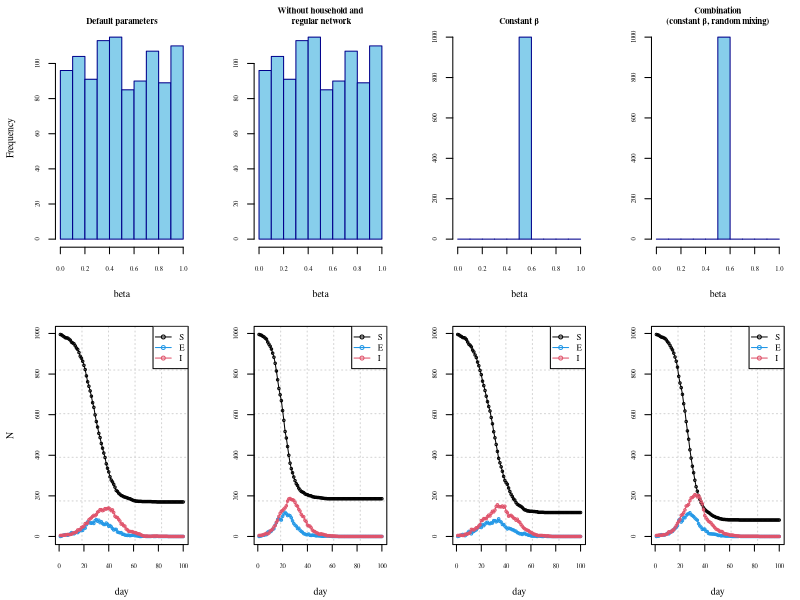

Write R code to recreate this figure.
# Team Members: 
# 1. Shivasharini Govindasamy (Sharuuu27) - S2766392
# 2. Yu-Hsuan Hung (YuHsuan07) - S2793274
# 3. Yasuhiro Hara (hiroh-git) - S2826059

# Team Contributions:
# Yasuhiro - 
# Yu-Hsuan - 
# Shivasharini - 

## Code to [...].
## The challenge is that [...].
## 3 strategies are suggested:
## 1. [...].
## 2. [...].
## 3. [...].
## [...]. 

set.seed(0)
## Question 1
### To assign the n people to their unique household ID

n <- 1000
hmax <- 5

h <- sample(rep(1:n, times = sample(1:hmax, n, replace = TRUE))[1:n])


## Question 2
### To assign Sociability Parameter (Beta-i)
generate_beta <- function(n = 1000, bmu = 5e-5, bsc = 1e-5) {
  beta <- rgamma(n, shape=bmu/bsc, scale=bsc)
  return(beta)
}  

beta <- generate_beta()

### To assign regular network relations

get.net <- function(beta, h, nc = 15) {
  
  n <- length(beta)
  mean_beta <- mean(beta)
  prob_denominator <- mean_beta^2 * (n - 1)
  
  network <- replicate(n, integer(0), simplify = FALSE) 
  #creating network list of all n people
  
  for (i in 1:(n - 1)) {
    for (j in (i + 1):n) { # to make sure the pairs are not itself
      if (h[i] == h[j]) { 
        next # if i and j of the same household, go to the next pair
      }
      
      link <- (nc * beta[i] * beta[j]) / prob_denominator 
      # probability of contact network
      
      link <- min(link, 1) # to ensure the probability does not exceed 1
      
      if (runif(1) < link) { # to check weather i and j are regular contacts
        network[[i]] <- c(network[[i]], j) # assign i to j's contact list
        network[[j]] <- c(network[[j]], i) # assign j to i's contact list
      }
    }
  }
  
  return(network)
}

alink <- get.net(beta, h)


## Question3
## SEIR simulation model with social structure
nseir <- function(beta, h, alink, alpha = c(.1, .01, .01), delta = .2, 
                  gamma = .4, nc = 15,nt = 100, pinf = .005) {
  ## beta = the transmission rate parameter;
  ## h = household each person belongs to;
  ## alpha = the daily probs I[i] -> S[j]
  ## gamma = daily prob E -> I; delta = daily prob I -> R;
  ## nc = Average contacts; nt = number of days
  ## pinf = initial proportion infected.
  
  ##Initialization 
  set.seed(0)
  n <- length(h)
  x <- rep(0, n)
  ni <- round(n * pinf)
  
  ## Randomly set the initial number of infected individuals (I=2)
  x[sample(n, ni)] <- 2
  
  ## Pre-calculate constant denominator for 3rd way
  mean_beta <- mean(beta)
  prob_deno <- mean_beta^2 * (n - 1)
  
  ## Set up storage for each state
  S <- E <- I <- R <- rep(0, nt)
  
  ## Record initial population counts (Day 1)
  S[1] <- sum(x == 0);E[1] <- sum(x == 1)
  I[1] <- sum(x == 2);R[1] <- sum(x == 3)
  
  ## Loop over the remaining days
  for (t in 2:nt) {
    
    u <- runif(n)          ## generate uniform random deviates
    I_idx <- which(x == 2) ## get infection indices
    
    x[x == 2 & u < delta] <- 3 ## I -> R with prob delta
    x[x == 1 & u < gamma] <- 2 ## E -> I with prob gamma
    
    # S -> E (Three ways)
    for (i in I_idx) {  ## Loop through each infector i
      h_id <- h[i]      ## get the household ID of j
      net <- alink[[i]] ## get the regular network contacts (indices) of j
      
      ## 1st way: household transmission 
      ### find people who are S(0) and in j's household
      S_in_hh_idx <- which(x == 0 & h == h_id)
      ### check if there are any S targets in the household
      if (length(S_in_hh_idx) > 0) {
        ### generate uniform random deviates
        u_hh <- runif(length(S_in_hh_idx)) 
        ### determine who is infected (prob alpha[1]).
        x[S_in_hh_idx[u_hh < alpha[1]]] <- 1 ## S-> E with prob alpha[1]
      }
      
      ## 2nd way: Regular Network Transmission 
      ### Filter out contacts who are still S(0)
      S_net_idx <- net[x[net] == 0] 
      ### check if there are any S targets in the regular network
      if (length(S_net_idx) > 0) {
        ### generate uniform random deviates
        u_net <- runif(length(S_net_idx)) 
        ### determine who is infected (prob alpha[2])
        x[S_net_idx[u_net < alpha[2]]] <- 1 ## S-> E with prob alpha[2]
      }
      
      ## 3rd way: Irrespective Transmission 
      S_all_idx <- which(x == 0)
      ### check if there are any S targets
      if (length(S_all_idx) > 0) {
        
        ### Setting P_random
        #### Use pmin to cap probability at 1
        P_random <- pmin(alpha[3] * nc * beta[i] * beta[S_all_idx] / prob_deno, 1) 
        ### generate unifrom random deviates
        u_random <- runif(length(S_all_idx)) 
        ### determine who is infected (prob P_random)
        x[S_all_idx[u_random < P_random]] <- 1 ## S-> E with prob P_random
      }
    }
    
    ## Store daily results
    S[t] <- sum(x == 0); E[t] <- sum(x == 1)
    I[t] <- sum(x == 2); R[t] <- sum(x == 3)
  }
  
  return(list(S = S, E = E, I = I, R = R))
}


## Question4
## A function to nicely plot the dynamics of the simulated population states
plot_graphs <- function(alphas, betas, labels) {
  ## alphas = the daily probs I[j] -> S[i] in matrix format;
  ## betas = the transmission rate parameter in matrix format;
  ## labels = title of each parameter settings
  
  ## setting for plotting multiple graphs
  ncol <- length(alphas[1,])    ## set number of graphs to plot
  par(mfcol=c(2,ncol),          ## layout setting of the plot
      mar=c(4,4,2,1),           ## margin settings
      oma=c(.2,.2,.2,.2),       ## outer margin settings
      family="serif",           ## font style settings
      cex.axis=.6, cex.lab=.9)  ## font size settings
  
  for (i in 1:ncol){
    ## draw y axis labels only on the first graph
    if (i==1) {
      histY <- "Frequency"; scY <- "N" 
    } else {
      histY <- ""; scY <- ""
    }
    
    ## Simulate SEIR model with nseir function
    epi <- nseir(beta=betas[,i],h,alink,alpha=alphas[,i])
    
    ## plot histogram (beta distribution)
    hist(betas[,i],xlab="beta",ylab=histY,main=labels[i], cex.main=0.8,
         breaks=seq(0,1,by=.1),col="skyblue", border="darkblue")
    
    ## plot simulated data
    plot(epi$S,ylim=c(0,max(epi$S)),xlab="day",ylab=scY,
         panel.first=grid(5,5),type="o",cex=.5) ## S (black)
    lines(epi$E,col=4,type="o",cex=.5)          ## E (blue)
    lines(epi$I,col=2,type="o",cex=.5)          ## I (red)
    legend("topright", legend=c("S", "E", "I"), ## legend
           col=c(1, 4, 2), pch=1, lty=1, bty="l",cex=.8)
  }
}


## Question5
## Compare 4 scenarios and plot
### parameter inputs
alphas <- array(c(c(.1,.01,.01),
                  c(0,0,.04),
                  c(.1,.01,.01),
                  c(0,0,.04)),
                dim=c(3,4))

set.seed(0)
beta_u <- runif(n)
beta_mean <- rep(mean(beta_u),n)
betas <- array(c(beta_u,beta_u,beta_mean,beta_mean),
               dim=c(n,4))

labels <- c("\nDefault parameters",
            "Without household and\n regular network",
            "\nConstant β",
            "Combination\n(constant β, random mixing)")

plot_graphs(alphas, betas, labels)